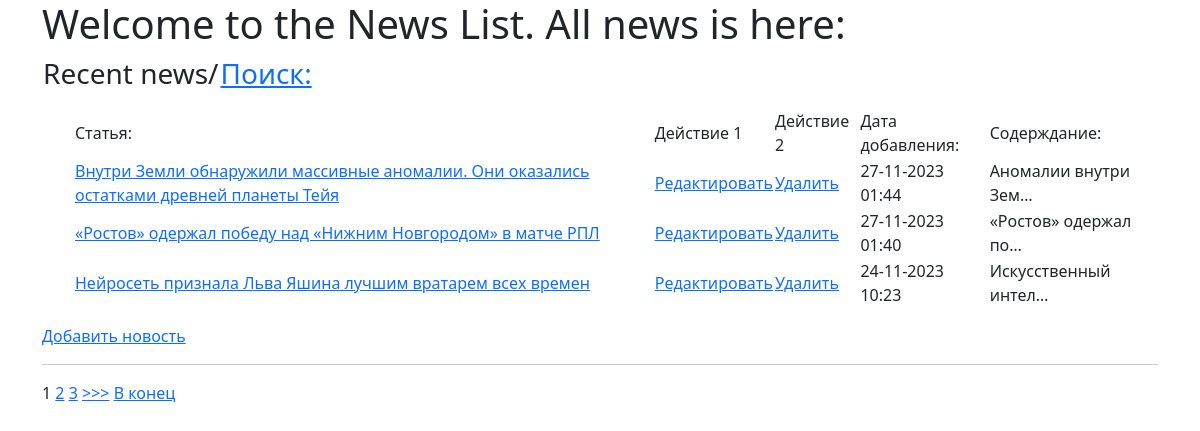
The page / on the database its author committed.
### news/models.py (models this page shows, shortened)
class Post(models.Model):
    article = "AR"
    news = "NW"
    author = models.ForeignKey(Author,on_delete=models.CASCADE)
    post_type_choices = [(article, 'Статья'), (news, 'Новость')]
    post_type = models.CharField(max_length=2, choices=post_type_choices)
    created_at = models.DateTimeField(auto_now_add=True)
    categories = models.ManyToManyField(Category, through='PostCategory')
    title = models.CharField(max_length=255)
    text = models.TextField()
    rating = models.IntegerField(default=0)

### news/views.py (the view)
# urls.py: path('', PostList.as_view()),
class PostList(ListView):
    model = Post
    template_name = 'news_list.html'
    context_object_name = 'postList'
    queryset = Post.objects.order_by('-created_at')
    paginate_by = 3

### news/templatetags/my_filters.py (called while the page is built)
@register.filter(name='censor')
def censor(value):
    if isinstance(value, str):
        result = str(value)
        for key in censor_dict.keys():
            result = result.replace(key, censor_dict[key])
        return result
    else:
        raise ValueError(f'Нельзя фильтровать то, что отличается от {type(value)}')

### templates/news_list.html (shortened to what this page needs)
{% extends 'default.html' %}
{% load my_filters %}
{% block content %}
    <h1>Welcome to the News List. All news is here:</h1>
      <h3>
          <table>
          <tr>
          <td>Recent news/</td>
              <td><a href="/news/search">Поиск:</a></td>
          </tr>
          </table>
      </h3>
      {% if postList %}
        <ul>
        <table>
                  <tr>
               <td>Статья:</td>
                      <td>Действие 1</td>
                      <td>Действие 2</td>
               <td>Дата добавления:</td>
               <td>Содерждание:</td>
           </tr>
        {% for record in postList %}
                  <tr>
                <p align="left">
                    <td><a href="/news/{{ record.pk }}"> {{ record.title|censor }}</a></td>
                    <td><a href="{% url 'post_edit' record.id %}"><u>Редактировать</u></a></td>
                    <td><a href="{% url 'post_delete' record.id %}"><u>  Удалить </u></a></td>
                    <td>{{ record.created_at|date:'d-m-Y H:i' }}</td>
                    <td>{{ record.text|truncatechars:20|censor }}</td>
                </p>
                  </tr>
        {% endfor %}
        </table>
        </ul>
        <a href="{% url 'post_create' %}">Добавить новость</a> <br>
        <hr>
        {% if is_paginated %}
            {% for num in page_obj.paginator.page_range %}
                {% if page_obj.number == num %}
                    <a>{{ num }}</a>
                {% elif num > page_obj.number|add:'-3' and num < page_obj.number|add:'3' %}
                    <a href="?page={{ num }}">{{ num }}</a>
                {% endif %}
            {% endfor %}
            {% if page_obj.has_next %}
                <a href="?page={{ page_obj.next_page_number }}">>>></a>
                <a href="?page={{ page_obj.paginator.num_pages }}">В конец</a>
            {% endif %}
        {% endif %}
      {% else %}
          <h3>Новостей нет =(</h3>
      {% endif %}
{% endblock %}

### rows shown on the page
Post: title|censor "Внутри Земли обнаружили массивные аномалии. Они оказались остатками древней планеты Тейя", created_at "27-11-2023 01:44", text|censor "Аномалии внутри Зем…"
Post: title|censor "«Ростов» одержал победу над «Нижним Новгородом» в матче РПЛ", created_at "27-11-2023 01:40", text|censor "«Ростов» одержал по…"
Post: title|censor "Нейросеть признала Льва Яшина лучшим вратарем всех времен", created_at "24-11-2023 10:23", text|censor "Искусственный интел…"

### other values the page prints
{{ num }} "1"
{{ num }} "2" "3"
